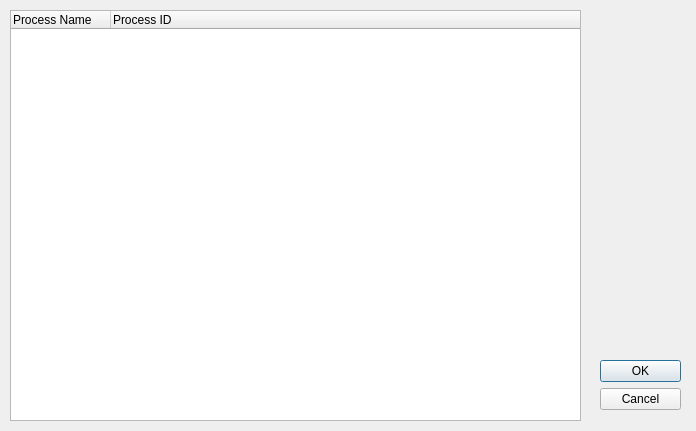
<?xml version="1.0" encoding="UTF-8"?>
<ui version="4.0">
 <class>ProcessViewerDialog</class>
 <widget class="QDialog" name="ProcessViewerDialog">
  <property name="geometry">
   <rect>
    <x>0</x>
    <y>0</y>
    <width>696</width>
    <height>431</height>
   </rect>
  </property>
  <property name="windowTitle">
   <string>Dialog</string>
  </property>
  <widget class="QDialogButtonBox" name="buttonBox">
   <property name="geometry">
    <rect>
     <x>600</x>
     <y>360</y>
     <width>81</width>
     <height>61</height>
    </rect>
   </property>
   <property name="orientation">
    <enum>Qt::Vertical</enum>
   </property>
   <property name="standardButtons">
    <set>QDialogButtonBox::Cancel|QDialogButtonBox::Ok</set>
   </property>
  </widget>
  <widget class="QTreeWidget" name="treeWidget">
   <property name="geometry">
    <rect>
     <x>10</x>
     <y>10</y>
     <width>571</width>
     <height>411</height>
    </rect>
   </property>
   <column>
    <property name="text">
     <string>Process Name</string>
    </property>
   </column>
   <column>
    <property name="text">
     <string>Process ID</string>
    </property>
   </column>
  </widget>
 </widget>
 <resources/>
 <connections>
  <connection>
   <sender>buttonBox</sender>
   <signal>accepted()</signal>
   <receiver>ProcessViewerDialog</receiver>
   <slot>accept()</slot>
   <hints>
    <hint type="sourcelabel">
     <x>248</x>
     <y>254</y>
    </hint>
    <hint type="destinationlabel">
     <x>157</x>
     <y>274</y>
    </hint>
   </hints>
  </connection>
  <connection>
   <sender>buttonBox</sender>
   <signal>rejected()</signal>
   <receiver>ProcessViewerDialog</receiver>
   <slot>reject()</slot>
   <hints>
    <hint type="sourcelabel">
     <x>316</x>
     <y>260</y>
    </hint>
    <hint type="destinationlabel">
     <x>286</x>
     <y>274</y>
    </hint>
   </hints>
  </connection>
 </connections>
</ui>
